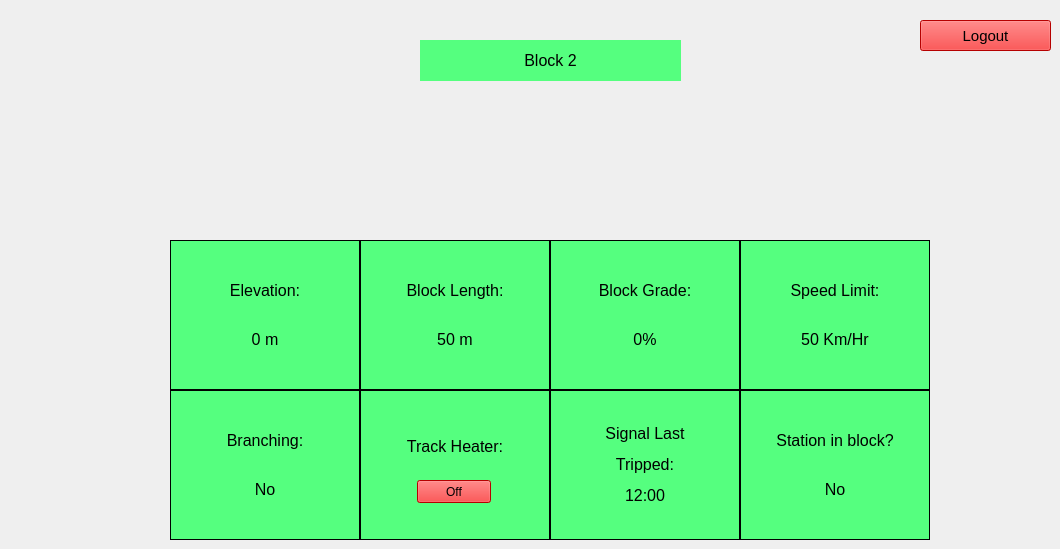
    <widget class="QWidget" name="page_5">
     <widget class="QLabel" name="label_3">
      <property name="geometry">
       <rect>
        <x>420</x>
        <y>40</y>
        <width>261</width>
        <height>41</height>
       </rect>
      </property>
      <property name="font">
       <font>
        <pointsize>12</pointsize>
       </font>
      </property>
      <property name="layoutDirection">
       <enum>Qt::LeftToRight</enum>
      </property>
      <property name="styleSheet">
       <string notr="true">background-color: rgb(85, 255, 127);</string>
      </property>
      <property name="text">
       <string>Block 2</string>
      </property>
      <property name="alignment">
       <set>Qt::AlignCenter</set>
      </property>
     </widget>
     <widget class="QPushButton" name="logout_button2">
      <property name="geometry">
       <rect>
        <x>920</x>
        <y>20</y>
        <width>131</width>
        <height>31</height>
       </rect>
      </property>
      <property name="sizePolicy">
       <sizepolicy hsizetype="Minimum" vsizetype="Minimum">
        <horstretch>0</horstretch>
        <verstretch>0</verstretch>
       </sizepolicy>
      </property>
      <property name="minimumSize">
       <size>
        <width>0</width>
        <height>0</height>
       </size>
      </property>
      <property name="maximumSize">
       <size>
        <width>1347</width>
        <height>16777215</height>
       </size>
      </property>
      <property name="font">
       <font>
        <pointsize>11</pointsize>
       </font>
      </property>
      <property name="styleSheet">
       <string notr="true">background-color: rgb(255, 0, 0);</string>
      </property>
      <property name="text">
       <string>Logout</string>
      </property>
      <property name="iconSize">
       <size>
        <width>20</width>
        <height>20</height>
       </size>
      </property>
     </widget>
     <widget class="QLabel" name="station_2">
      <property name="geometry">
       <rect>
        <x>740</x>
        <y>390</y>
        <width>190</width>
        <height>150</height>
       </rect>
      </property>
      <property name="font">
       <font>
        <pointsize>12</pointsize>
       </font>
      </property>
      <property name="styleSheet">
       <string notr="true">background-color: rgb(85, 255, 127);</string>
      </property>
      <property name="frameShape">
       <enum>QFrame::Box</enum>
      </property>
      <property name="text">
       <string>&lt;html&gt;&lt;head/&gt;&lt;body&gt;&lt;p&gt;Station in block?&lt;br/&gt;&lt;/p&gt;&lt;p&gt;No&lt;/p&gt;&lt;/body&gt;&lt;/html&gt;</string>
      </property>
      <property name="alignment">
       <set>Qt::AlignCenter</set>
      </property>
     </widget>
     <widget class="QLabel" name="grade_2">
      <property name="geometry">
       <rect>
        <x>550</x>
        <y>240</y>
        <width>190</width>
        <height>150</height>
       </rect>
      </property>
      <property name="font">
       <font>
        <pointsize>12</pointsize>
       </font>
      </property>
      <property name="styleSheet">
       <string notr="true">background-color: rgb(85, 255, 127);</string>
      </property>
      <property name="frameShape">
       <enum>QFrame::Box</enum>
      </property>
      <property name="text">
       <string>&lt;html&gt;&lt;head/&gt;&lt;body&gt;&lt;p&gt;Block Grade:&lt;br/&gt;&lt;/p&gt;&lt;p&gt;0%&lt;/p&gt;&lt;/body&gt;&lt;/html&gt;</string>
      </property>
      <property name="alignment">
       <set>Qt::AlignCenter</set>
      </property>
     </widget>
     <widget class="QLabel" name="elevation_2">
      <property name="geometry">
       <rect>
        <x>170</x>
        <y>240</y>
        <width>190</width>
        <height>150</height>
       </rect>
      </property>
      <property name="font">
       <font>
        <pointsize>12</pointsize>
       </font>
      </property>
      <property name="styleSheet">
       <string notr="true">background-color: rgb(85, 255, 127);</string>
      </property>
      <property name="frameShape">
       <enum>QFrame::Box</enum>
      </property>
      <property name="text">
       <string>&lt;html&gt;&lt;head/&gt;&lt;body&gt;&lt;p&gt;Elevation:&lt;br/&gt;&lt;/p&gt;&lt;p&gt;0 m&lt;/p&gt;&lt;/body&gt;&lt;/html&gt;</string>
      </property>
      <property name="alignment">
       <set>Qt::AlignCenter</set>
      </property>
     </widget>
     <widget class="QLabel" name="branching_2">
      <property name="geometry">
       <rect>
        <x>170</x>
        <y>390</y>
        <width>190</width>
        <height>150</height>
       </rect>
      </property>
      <property name="font">
       <font>
        <pointsize>12</pointsize>
       </font>
      </property>
      <property name="styleSheet">
       <string notr="true">background-color: rgb(85, 255, 127);</string>
      </property>
      <property name="frameShape">
       <enum>QFrame::Box</enum>
      </property>
      <property name="text">
       <string>&lt;html&gt;&lt;head/&gt;&lt;body&gt;&lt;p&gt;Branching:&lt;br/&gt;&lt;/p&gt;&lt;p&gt;No&lt;/p&gt;&lt;/body&gt;&lt;/html&gt;</string>
      </property>
      <property name="alignment">
       <set>Qt::AlignCenter</set>
      </property>
     </widget>
     <widget class="QLabel" name="speed_limit_2">
      <property name="geometry">
       <rect>
        <x>740</x>
        <y>240</y>
        <width>190</width>
        <height>150</height>
       </rect>
      </property>
      <property name="font">
       <font>
        <pointsize>12</pointsize>
       </font>
      </property>
      <property name="styleSheet">
       <string notr="true">background-color: rgb(85, 255, 127);</string>
      </property>
      <property name="frameShape">
       <enum>QFrame::Box</enum>
      </property>
      <property name="text">
       <string>&lt;html&gt;&lt;head/&gt;&lt;body&gt;&lt;p&gt;Speed Limit:&lt;br/&gt;&lt;/p&gt;&lt;p&gt;50 Km/Hr&lt;/p&gt;&lt;/body&gt;&lt;/html&gt;</string>
      </property>
      <property name="alignment">
       <set>Qt::AlignCenter</set>
      </property>
     </widget>
     <widget class="QLabel" name="signal_2">
      <property name="geometry">
       <rect>
        <x>550</x>
        <y>390</y>
        <width>190</width>
        <height>150</height>
       </rect>
      </property>
      <property name="font">
       <font>
        <pointsize>12</pointsize>
       </font>
      </property>
      <property name="styleSheet">
       <string notr="true">background-color: rgb(85, 255, 127);</string>
      </property>
      <property name="frameShape">
       <enum>QFrame::Box</enum>
      </property>
      <property name="text">
       <string>&lt;html&gt;&lt;head/&gt;&lt;body&gt;&lt;p&gt;Signal Last&lt;/p&gt;&lt;p&gt;Tripped:&lt;/p&gt;&lt;p&gt;12:00&lt;/p&gt;&lt;/body&gt;&lt;/html&gt;</string>
      </property>
      <property name="alignment">
       <set>Qt::AlignCenter</set>
      </property>
     </widget>
     <widget class="QLabel" name="length_2">
      <property name="geometry">
       <rect>
        <x>360</x>
        <y>240</y>
        <width>190</width>
        <height>150</height>
       </rect>
      </property>
      <property name="font">
       <font>
        <pointsize>12</pointsize>
       </font>
      </property>
      <property name="styleSheet">
       <string notr="true">background-color: rgb(85, 255, 127);</string>
      </property>
      <property name="frameShape">
       <enum>QFrame::Box</enum>
      </property>
      <property name="text">
       <string>&lt;html&gt;&lt;head/&gt;&lt;body&gt;&lt;p&gt;Block Length:&lt;br/&gt;&lt;/p&gt;&lt;p&gt;50 m&lt;/p&gt;&lt;/body&gt;&lt;/html&gt;</string>
      </property>
      <property name="alignment">
       <set>Qt::AlignCenter</set>
      </property>
     </widget>
     <widget class="QLabel" name="heater_2">
      <property name="geometry">
       <rect>
        <x>360</x>
        <y>390</y>
        <width>190</width>
        <height>150</height>
       </rect>
      </property>
      <property name="font">
       <font>
        <pointsize>12</pointsize>
       </font>
      </property>
      <property name="styleSheet">
       <string notr="true">background-color: rgb(85, 255, 127);</string>
      </property>
      <property name="frameShape">
       <enum>QFrame::Box</enum>
      </property>
      <property name="text">
       <string>&lt;html&gt;&lt;head/&gt;&lt;body&gt;&lt;p&gt;Track Heater:&lt;br/&gt;&lt;br/&gt;&lt;/p&gt;&lt;/body&gt;&lt;/html&gt;</string>
      </property>
      <property name="alignment">
       <set>Qt::AlignCenter</set>
      </property>
     </widget>
     <widget class="QPushButton" name="heater_button_2">
      <property name="geometry">
       <rect>
        <x>417</x>
        <y>480</y>
        <width>74</width>
        <height>23</height>
       </rect>
      </property>
      <property name="styleSheet">
       <string notr="true">background-color: rgb(255, 0, 0);</string>
      </property>
      <property name="text">
       <string>Off</string>
      </property>
      <property name="checkable">
       <bool>true</bool>
      </property>
      <property name="checked">
       <bool>false</bool>
      </property>
     </widget>
    </widget>
